Frame 1 (no input): blank canvas, image omitted
Frame 60 (the mouse pressed at the canvas centre just before this capture): blank canvas, image omitted
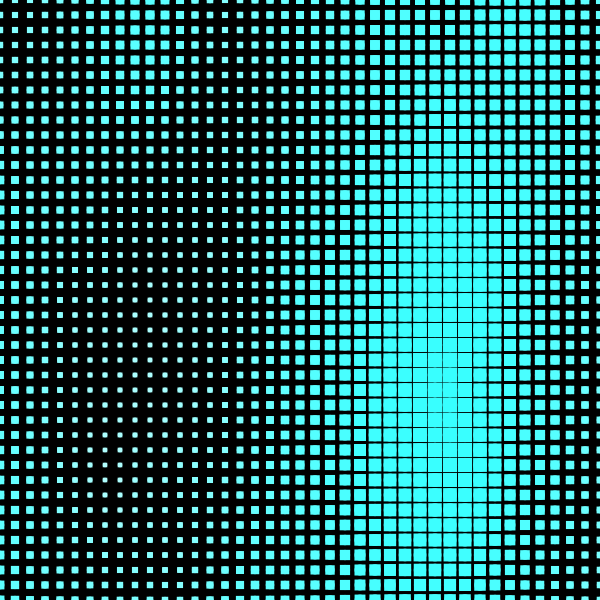
Frame 120 (the mouse held since frame 60 and released just before this capture)

The Processing sketch whose frames 1 and 60 were blank and that drew this single picture after the mouse press (run headless with seeded random() and noise(); from frame 60 on, the mouse is pressed at the canvas centre):

// Processing sketch: processing_143127
// ── processing_143127.pde



void setup() { 


  size(600, 600); 


  smooth(); 


  noStroke(); 


  colorMode(RGB, 120); 


  rectMode(CENTER); 


  n = (long)random(500); 


  frameRate(5); 


} 


  


  


float xn, yn, zn; 


float xstart; 


long n; 


float a = random(10,255); 


  


void draw() { 


  background(0); 


  noiseSeed(n); 


  xn=noise(n);  


  yn=noise(n);  


    


  xstart=xn; 


  for (int i = 0; i <= width/5; i++) { 


    yn+=.05; 

//stroke, changes color
    zn+=2/100; 


    xn = xstart; 


    for (int j = 0; j <= height/5; j++) { 


      xn+=.02; 

//gradient, size
      float rs = noise(xn, yn, zn)*18; 
//color

      fill(255/rs*1.5, a, a, a); 


      rect(mouseX/100*i*5, mouseY/100*j*5, rs, rs); 
      ellipse(mouseX/100*i*5, mouseY/100*j*5, rs, rs); 


    } 


  } 


} 
